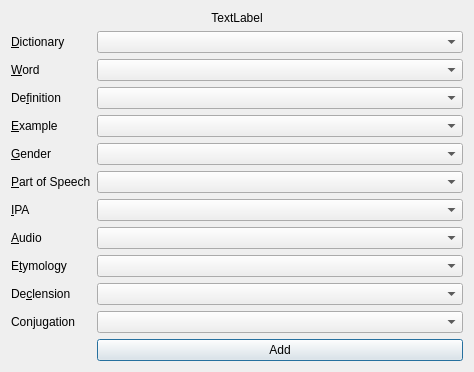
<?xml version="1.0" encoding="UTF-8"?>
<ui version="4.0">
 <class>Dialog</class>
 <widget class="QDialog" name="Dialog">
  <property name="geometry">
   <rect>
    <x>0</x>
    <y>0</y>
    <width>474</width>
    <height>372</height>
   </rect>
  </property>
  <property name="windowTitle">
   <string/>
  </property>
  <layout class="QVBoxLayout" name="verticalLayout">
   <item>
    <widget class="QLabel" name="icon">
     <property name="text">
      <string>TextLabel</string>
     </property>
     <property name="alignment">
      <set>Qt::AlignCenter</set>
     </property>
    </widget>
   </item>
   <item>
    <layout class="QFormLayout" name="formLayout">
      <item row="1" column="0">
        <widget class="QLabel" name="label_10">
          <property name="text">
            <string>&amp;Dictionary</string>
          </property>
          <property name="buddy">
            <cstring>dictionaryComboBox</cstring>
          </property>
        </widget>
      </item>
      <item row="1" column="1">
        <widget class="QComboBox" name="dictionaryComboBox"/>
      </item>
     <item row="2" column="0">
      <widget class="QLabel" name="label">
       <property name="text">
        <string>&amp;Word</string>
       </property>
       <property name="buddy">
        <cstring>wordFieldComboBox</cstring>
       </property>
      </widget>
     </item>
     <item row="2" column="1">
      <widget class="QComboBox" name="wordFieldComboBox"/>
     </item>
     <item row="3" column="0">
      <widget class="QLabel" name="label_2">
       <property name="text">
        <string>De&amp;finition</string>
       </property>
       <property name="buddy">
        <cstring>definitionFieldComboBox</cstring>
       </property>
      </widget>
     </item>
     <item row="3" column="1">
      <widget class="QComboBox" name="definitionFieldComboBox"/>
     </item>
     <item row="4" column="0">
      <widget class="QLabel" name="label_3">
       <property name="text">
        <string>&amp;Example</string>
       </property>
       <property name="buddy">
        <cstring>exampleFieldComboBox</cstring>
       </property>
      </widget>
     </item>
     <item row="4" column="1">
      <widget class="QComboBox" name="exampleFieldComboBox"/>
     </item>
     <item row="5" column="0">
      <widget class="QLabel" name="label_4">
       <property name="text">
        <string>&amp;Gender</string>
       </property>
       <property name="buddy">
        <cstring>genderFieldComboBox</cstring>
       </property>
      </widget>
     </item>
     <item row="5" column="1">
      <widget class="QComboBox" name="genderFieldComboBox"/>
     </item>
     <item row="6" column="0">
      <widget class="QLabel" name="label_5">
       <property name="text">
        <string>&amp;Part of Speech</string>
       </property>
       <property name="buddy">
        <cstring>POSFieldComboBox</cstring>
       </property>
      </widget>
     </item>
     <item row="6" column="1">
      <widget class="QComboBox" name="POSFieldComboBox"/>
     </item>
     <item row="7" column="0">
      <widget class="QLabel" name="label_6">
       <property name="text">
        <string>&amp;IPA</string>
       </property>
       <property name="buddy">
        <cstring>IPAFieldComboBox</cstring>
       </property>
      </widget>
     </item>
     <item row="7" column="1">
      <widget class="QComboBox" name="IPAFieldComboBox"/>
     </item>
     <item row="8" column="0">
      <widget class="QLabel" name="label_7">
       <property name="text">
        <string>&amp;Audio</string>
       </property>
       <property name="buddy">
        <cstring>audioFieldComboBox</cstring>
       </property>
      </widget>
     </item>
     <item row="8" column="1">
      <widget class="QComboBox" name="audioFieldComboBox"/>
     </item>
     <item row="9" column="0">
      <widget class="QLabel" name="label_8">
       <property name="text">
        <string>E&amp;tymology</string>
       </property>
       <property name="buddy">
        <cstring>etymologyFieldComboBox</cstring>
       </property>
      </widget>
     </item>
     <item row="9" column="1">
      <widget class="QComboBox" name="etymologyFieldComboBox"/>
     </item>
     <item row="10" column="0">
      <widget class="QLabel" name="label_9">
       <property name="text">
        <string>De&amp;clension</string>
       </property>
       <property name="buddy">
        <cstring>declensionFieldComboBox</cstring>
       </property>
      </widget>
     </item>
     <item row="10" column="1">
      <widget class="QComboBox" name="declensionFieldComboBox"/>
     </item>
     <item row="11" column="0">
      <widget class="QLabel" name="label_11">
       <property name="text">
        <string>Conjugation</string>
       </property>
       <property name="buddy">
        <cstring>conjugationFieldComboBox</cstring>
       </property>
      </widget>
     </item>
     <item row="11" column="1">
      <widget class="QComboBox" name="conjugationFieldComboBox"/>
     </item>
     <item row="12" column="1">
      <widget class="QPushButton" name="addButton">
       <property name="text">
        <string>Add</string>
       </property>
      </widget>
     </item>
    </layout>
   </item>
  </layout>
 </widget>
 <tabstops>
  <tabstop>dictionaryComboBox</tabstop>
  <tabstop>wordFieldComboBox</tabstop>
  <tabstop>definitionFieldComboBox</tabstop>
  <tabstop>exampleFieldComboBox</tabstop>
  <tabstop>genderFieldComboBox</tabstop>
  <tabstop>POSFieldComboBox</tabstop>
  <tabstop>IPAFieldComboBox</tabstop>
  <tabstop>audioFieldComboBox</tabstop>
  <tabstop>etymologyFieldComboBox</tabstop>
  <tabstop>declensionFieldComboBox</tabstop>
  <tabstop>addButton</tabstop>
 </tabstops>
 <resources/>
 <connections/>
</ui>
